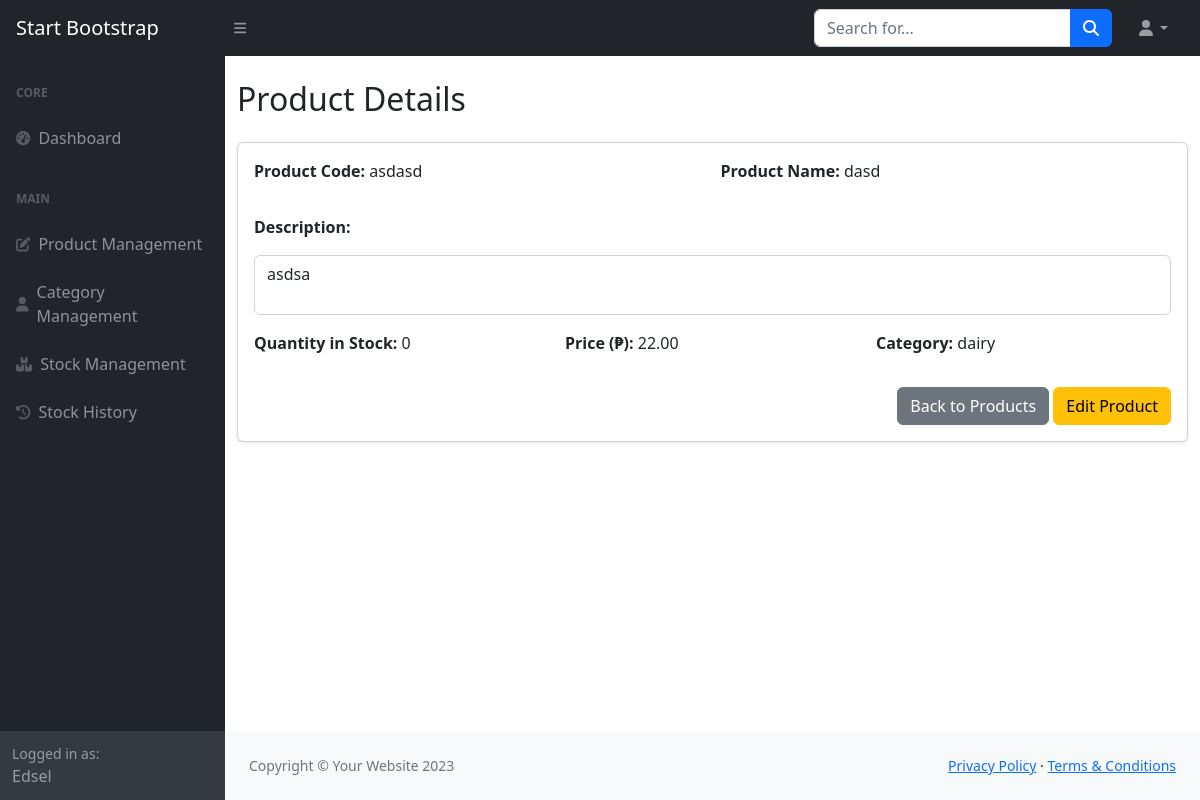
The app's page /inventory/products/1/, older data.
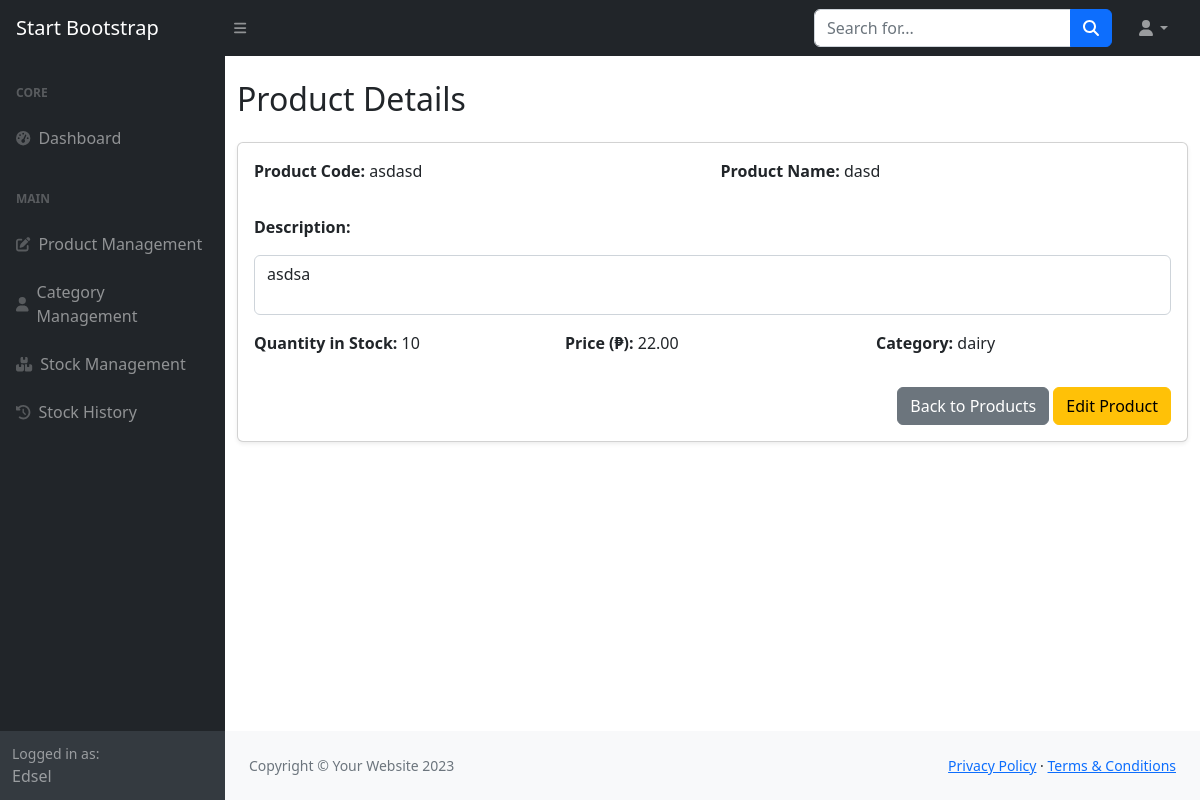
The same page, newer data.
### inventory/models.py (models this page shows, shortened)
class InventoryItem(models.Model):
    product_name = models.CharField(max_length=100)
    product_code = models.CharField(max_length=50)
    description = models.TextField(blank=True)
    quantity_in_stock = models.IntegerField(default=0)
    price = models.DecimalField(max_digits=10, decimal_places=2)
    category = models.ForeignKey(Category, on_delete=models.SET_NULL, null=True, blank=True)
    created_at = models.DateTimeField(auto_now_add=True)
    updated_at = models.DateTimeField(auto_now=True)

class Category(models.Model):
    category_name = models.CharField(max_length=100)
    description = models.TextField(blank=True)
    def __str__(self):
        return self.category_name

### inventory/views.py (the view)
# urls.py: path('products/<int:pk>/', views.product_detail, name='product_detail'),
def product_detail(request, pk):
    product = get_object_or_404(InventoryItem, pk=pk)
    return render(request, 'inventory/product_detail.html', {
        'product': product
    })

### templates/inventory/product_detail.html (shortened to what this page needs)
{% include "partials/header.html" %}
<body class="sb-nav-fixed">
    {% include "partials/navbar.html" %}
    <div id="layoutSidenav">
        {% include "partials/sidebar.html" %}
        <div id="layoutSidenav_content">
            <main class="container mt-4">
                <h2 class="mb-4">Product Details</h2>
                <div class="card shadow-sm mb-4">
                    <div class="card-body">
                        <div class="row g-3">
                            <div class="col-md-6">
                                <p><strong>Product Code:</strong> {{ product.product_code }}</p>
                            </div>
                            <div class="col-md-6">
                                <p><strong>Product Name:</strong> {{ product.product_name }}</p>
                            </div>
                            <div class="col-12">
                                <p><strong>Description:</strong></p>
                                <div class="form-control" style="height:auto; min-height:60px;">
                                    {{ product.description }}
                                </div>
                            </div>
                            <div class="col-md-4">
                                <p><strong>Quantity in Stock:</strong> {{ product.quantity_in_stock }}</p>
                            </div>
                            <div class="col-md-4">
                                <p><strong>Price (₱):</strong> {{ product.price }}</p>
                            </div>
                            <div class="col-md-4">
                                <p><strong>Category:</strong> {{ product.category }}</p>
                            </div>
                            <div class="col-12 text-end mt-3">
                                <a href="{% url 'product_manage' %}" class="btn btn-secondary">Back to Products</a>
                                <a href="{% url 'product_edit' product.id %}" class="btn btn-warning">Edit Product</a>
                            </div>
                        </div>
                    </div>
                </div>
            </main>
            {% include "partials/footer.html" %}
        </div>
    </div>
</body>
</html>

Row changes from the older to the newer data that the page shows:
changed InventoryItem "asdasd": quantity_in_stock "0" → "10"
